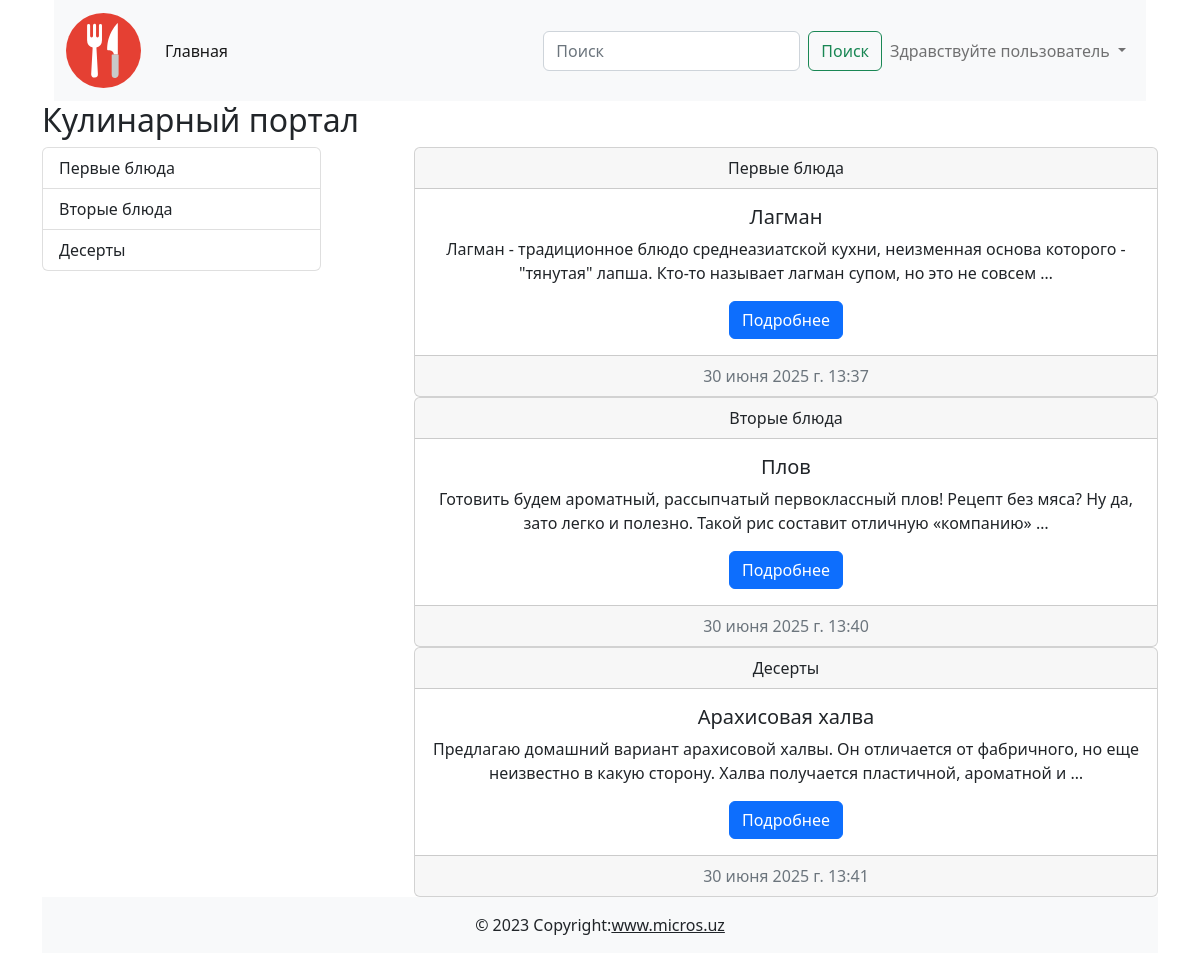
The page / on the database its author committed.
### cooking/models.py (models this page shows, shortened)
class Category(models.Model):
	title = models.CharField(max_length=255, verbose_name='Название категории')
	def __str__(self):
		return self.title
	def get_absolute_url(self):
		return reverse("category_list", kwargs={"pk": self.pk})
	class Meta:
		verbose_name = 'Категория'
		verbose_name_plural = 'Категории'

class Post(models.Model):
	title = models.CharField(max_length=255, verbose_name='Заголовок статьи')
	content = models.TextField(default='Скоро тут будет статья...', verbose_name='Текст статьи')
	created_at = models.DateTimeField(auto_now_add=True, verbose_name='Дата создания')
	updated_at = models.DateTimeField(auto_now=True, verbose_name='Дата обновления')
	photo = models.ImageField(upload_to='images/', blank=True, null=True, verbose_name='Изображение')
	watched = models.IntegerField(default=0, verbose_name='Просмотры')
	is_published = models.BooleanField(default=True, verbose_name='Опубликовано')
	category = models.ForeignKey(Category, on_delete=models.CASCADE, verbose_name='Категория')
	def get_absolute_url(self):
		return reverse("post_detail", kwargs={"pk": self.pk})
	class Meta:
		verbose_name = 'Пост'
		verbose_name_plural = 'Посты'

### cooking/views.py (the view)
# urls.py: path('', index, name='index'),
def index(request):
	posts = Post.objects.all()
	context = {
		'title': 'Главная страница',
		'posts': posts,
	}
	return render(request, 'cooking/index.html', context)

### cooking/templatetags/blog_tags.py (called while the page is built)
@register.simple_tag
def get_all_categories():
    from cooking.models import Category
    return Category.objects.all()

### cooking/templates/cooking/index.html
{% extends "base.html" %}
{% block main %}
<h2>Кулинарный портал</h2>
<div class="d-flex justify-content-between">
	<div class="col-3">
		 {% include "cooking/components/_category_buttons.html" %}
	</div>
	<div class="col-8">
		 {% for post in posts %}
		 		{% include "cooking/components/_post_list.html" %}
		 {% endfor %}
	</div>
</div>
{% endblock main %}

### cooking/templates/cooking/components/_category_buttons.html
{% load blog_tags %}
<div class="list-group">
	{% get_all_categories as categories %}
	{% for category in categories %}
		<a href="{{ category.get_absolute_url }}" class="list-group-item list-group-item-action">{{ category }}</a>
	{% endfor %}
</div>

### cooking/templates/cooking/components/_post_list.html
<div class="card text-center">
	<div class="card-header">{{ post.category }}</div>
	<div class="card-body">
		<h5 class="card-title">{{ post.title }}</h5>
		<p class="card-text">{{ post.content | truncatewords:20 }}</p>
		<a href="{{ post.get_absolute_url }}" class="btn btn-primary">Подробнее</a>
	</div>
	<div class="card-footer text-muted">{{post.created_at}}</div>
</div>

### rows shown on the page
Category: title "Первые блюда"
Category: title "Вторые блюда"
Category: title "Десерты"
Post: category "Первые блюда", title "Лагман", content "Лагман - традиционное блюдо среднеазиатской кухни, неизменная основа которого - \"тянутая\" лапша. Кто-то называет лагман супом, но это не совсем …", created_at "30 июня 2025 г. 13:37"
Post: category "Вторые блюда", title "Плов", content "Готовить будем ароматный, рассыпчатый первоклассный плов! Рецепт без мяса? Ну да, зато легко и полезно. Такой рис составит отличную «компанию» …", created_at "30 июня 2025 г. 13:40"
Post: category "Десерты", title "Арахисовая халва", content "Предлагаю домашний вариант арахисовой халвы. Он отличается от фабричного, но еще неизвестно в какую сторону. Халва получается пластичной, ароматной и …", created_at "30 июня 2025 г. 13:41"
